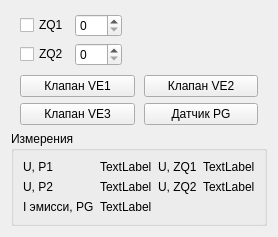
        <widget class="QWidget" name="tab_blockUpr">
         <attribute name="icon">
          <iconset resource="resources.qrc">
           <normaloff>:/icons/icons/icons8-processor-100.png</normaloff>:/icons/icons/icons8-processor-100.png</iconset>
         </attribute>
         <attribute name="title">
          <string>Блок управления</string>
         </attribute>
         <layout class="QVBoxLayout" name="verticalLayout_4">
          <property name="spacing">
           <number>3</number>
          </property>
          <item>
           <layout class="QGridLayout" name="gridLayout_1_blockUpr">
            <property name="leftMargin">
             <number>9</number>
            </property>
            <property name="topMargin">
             <number>3</number>
            </property>
            <property name="rightMargin">
             <number>9</number>
            </property>
            <property name="bottomMargin">
             <number>3</number>
            </property>
            <property name="spacing">
             <number>6</number>
            </property>
            <item row="1" column="0">
             <widget class="QCheckBox" name="checkBox_ZQ2">
              <property name="text">
               <string>ZQ2</string>
              </property>
              <property name="icon">
               <iconset resource="resources.qrc">
                <normaloff>:/icons/icons/icons8-shampoo-100_2.png</normaloff>:/icons/icons/icons8-shampoo-100_2.png</iconset>
              </property>
              <property name="iconSize">
               <size>
                <width>24</width>
                <height>24</height>
               </size>
              </property>
             </widget>
            </item>
            <item row="0" column="0">
             <widget class="QCheckBox" name="checkBox_ZQ1">
              <property name="text">
               <string>ZQ1</string>
              </property>
              <property name="icon">
               <iconset resource="resources.qrc">
                <normaloff>:/icons/icons/icons8-shampoo-100_1.png</normaloff>:/icons/icons/icons8-shampoo-100_1.png</iconset>
              </property>
              <property name="iconSize">
               <size>
                <width>24</width>
                <height>24</height>
               </size>
              </property>
              <property name="tristate">
               <bool>false</bool>
              </property>
             </widget>
            </item>
            <item row="0" column="1">
             <widget class="QSpinBox" name="spinBox_ZQ1">
              <property name="maximum">
               <number>255</number>
              </property>
             </widget>
            </item>
            <item row="1" column="1">
             <widget class="QSpinBox" name="spinBox_ZQ2">
              <property name="maximum">
               <number>255</number>
              </property>
             </widget>
            </item>
            <item row="0" column="2">
             <spacer name="horizontalSpacer_4">
              <property name="orientation">
               <enum>Qt::Horizontal</enum>
              </property>
              <property name="sizeHint" stdset="0">
               <size>
                <width>40</width>
                <height>20</height>
               </size>
              </property>
             </spacer>
            </item>
            <item row="1" column="2">
             <spacer name="horizontalSpacer_5">
              <property name="orientation">
               <enum>Qt::Horizontal</enum>
              </property>
              <property name="sizeHint" stdset="0">
               <size>
                <width>40</width>
                <height>20</height>
               </size>
              </property>
             </spacer>
            </item>
           </layout>
          </item>
          <item>
           <layout class="QGridLayout" name="gridLayout_2_blockUpr" columnstretch="0,0">
            <property name="leftMargin">
             <number>9</number>
            </property>
            <property name="topMargin">
             <number>3</number>
            </property>
            <property name="rightMargin">
             <number>9</number>
            </property>
            <property name="bottomMargin">
             <number>3</number>
            </property>
            <property name="horizontalSpacing">
             <number>9</number>
            </property>
            <property name="verticalSpacing">
             <number>6</number>
            </property>
            <item row="1" column="0">
             <widget class="QPushButton" name="pushButton_VE3">
              <property name="text">
               <string>Клапан VE3</string>
              </property>
              <property name="checkable">
               <bool>true</bool>
              </property>
             </widget>
            </item>
            <item row="0" column="0">
             <widget class="QPushButton" name="pushButton_VE1">
              <property name="text">
               <string>Клапан VE1</string>
              </property>
              <property name="checkable">
               <bool>true</bool>
              </property>
             </widget>
            </item>
            <item row="0" column="1">
             <widget class="QPushButton" name="pushButton_VE2">
              <property name="text">
               <string>Клапан VE2</string>
              </property>
              <property name="checkable">
               <bool>true</bool>
              </property>
             </widget>
            </item>
            <item row="1" column="1">
             <widget class="QPushButton" name="pushButton_PG">
              <property name="text">
               <string>Датчик PG</string>
              </property>
              <property name="icon">
               <iconset resource="resources.qrc">
                <normaloff>:/icons/icons/icons8-voltmeter-100.png</normaloff>:/icons/icons/icons8-voltmeter-100.png</iconset>
              </property>
              <property name="checkable">
               <bool>true</bool>
              </property>
             </widget>
            </item>
           </layout>
          </item>
          <item>
           <widget class="QGroupBox" name="groupBox_meas_upr">
            <property name="title">
             <string>Измерения</string>
            </property>
            <property name="flat">
             <bool>true</bool>
            </property>
            <layout class="QGridLayout" name="gridLayout_4">
             <item row="0" column="3">
              <widget class="QLabel" name="label_isZQ1_U">
               <property name="text">
                <string>TextLabel</string>
               </property>
              </widget>
             </item>
             <item row="1" column="3">
              <widget class="QLabel" name="label_isZQ2_U">
               <property name="text">
                <string>TextLabel</string>
               </property>
              </widget>
             </item>
             <item row="0" column="2">
              <widget class="QLabel" name="label_ZQ1_U">
               <property name="text">
                <string>U, ZQ1</string>
               </property>
              </widget>
             </item>
             <item row="0" column="0">
              <widget class="QLabel" name="label_P1_U">
               <property name="layoutDirection">
                <enum>Qt::RightToLeft</enum>
               </property>
               <property name="text">
                <string>U, P1</string>
               </property>
              </widget>
             </item>
             <item row="0" column="1">
              <widget class="QLabel" name="label_isP1_U">
               <property name="text">
                <string>TextLabel</string>
               </property>
              </widget>
             </item>
             <item row="1" column="2">
              <widget class="QLabel" name="label_ZQ2_U">
               <property name="text">
                <string>U, ZQ2</string>
               </property>
              </widget>
             </item>
             <item row="1" column="0">
              <widget class="QLabel" name="label_P2_U">
               <property name="text">
                <string>U, P2</string>
               </property>
              </widget>
             </item>
             <item row="1" column="1">
              <widget class="QLabel" name="label_isP2_U">
               <property name="text">
                <string>TextLabel</string>
               </property>
              </widget>
             </item>
             <item row="2" column="0">
              <widget class="QLabel" name="label_PG_I">
               <property name="text">
                <string>I эмисси, PG</string>
               </property>
              </widget>
             </item>
             <item row="2" column="1">
              <widget class="QLabel" name="label_isPG_I">
               <property name="text">
                <string>TextLabel</string>
               </property>
              </widget>
             </item>
            </layout>
           </widget>
          </item>
         </layout>
        </widget>
